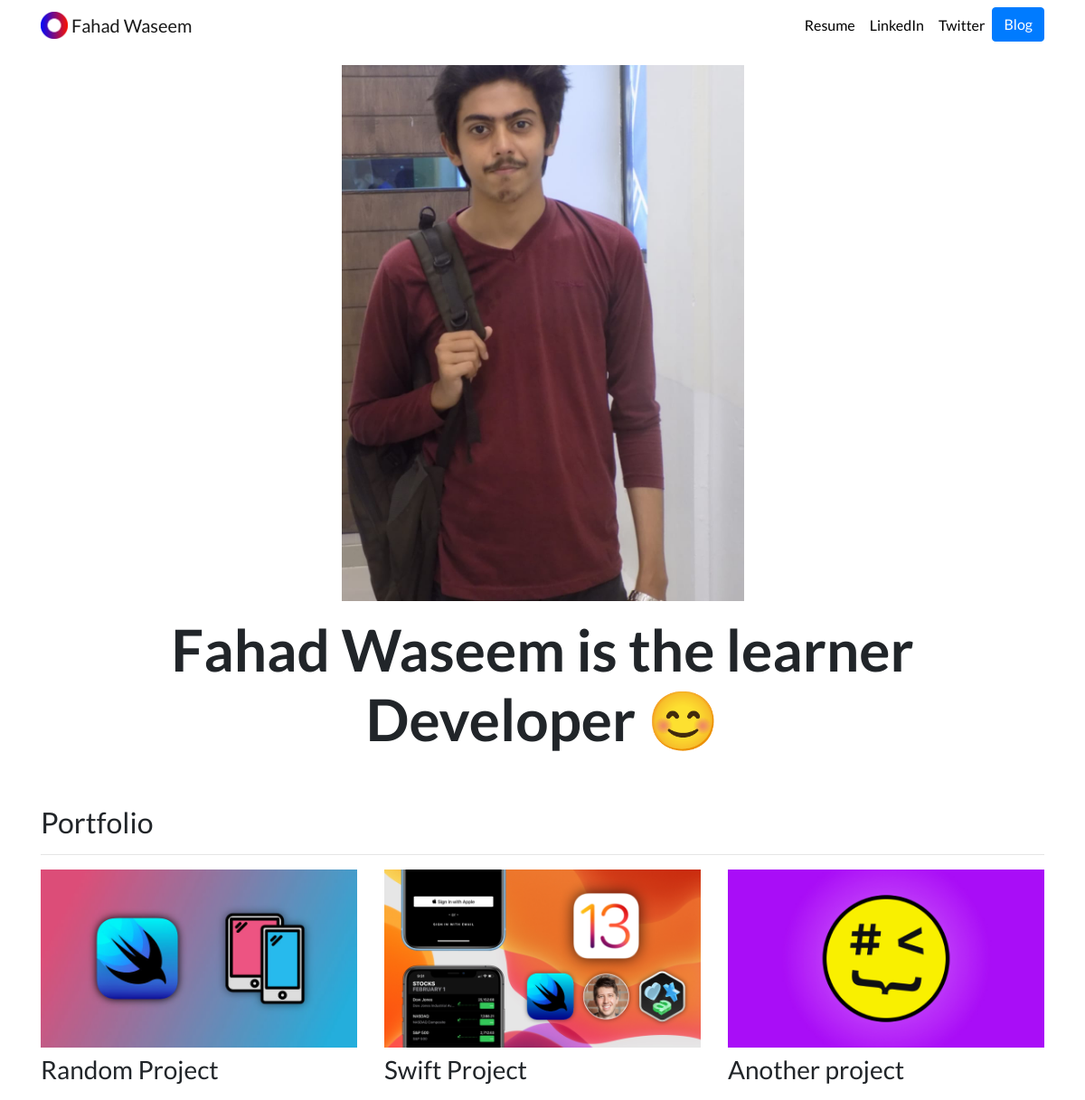
The page / on the database its author committed.
### portfolio/models.py (models this page shows)
class project(models.Model):
    title = models.CharField(max_length=250)
    descreption = models.CharField(max_length=250)
    image = models.ImageField(upload_to = 'portfolio/Image/')
    url = models.URLField(blank=True)

### portfolio/views.py (the view)
# urls.py: 2. Add a URL to urlpatterns:  path('', views.home, name='home')
def home(request):
    projects = project.objects.all()
    return render(request,'portfolio/home.html', {'projects': projects})

### portfolio/templates/portfolio/home.html (shortened to what this page needs)
{% extends "portfolio/base.html" %}
{% load static %}
{% block content %}
<div class="row justify-content-center my-3">
  <div class="col-5">
    <img src="{% static 'portfolio/fahad.jpeg' %}" class="img-fluid">
  </div>
</div>
<div class="row justify-content-center mb-3">
  <div class="col-md-9 text-center">
    <h1 id="hometext" class="font-weight-bold">Fahad Waseem is the learner Developer 😊</h1>
  </div>
</div>
<h2 class="mt-5">Portfolio</h2>
<hr>
<div class="row">
  {% for project in projects %}
  <div class="col-lg-4 col-md-6">
    {% if project.url %}
    <a href="{{ project.url }}">
      <img src="{{ project.image.url }}" class="img-fluid mb-2">
    </a>
    {% else %}
    <img src="{{ project.image.url }}" class="img-fluid mb-2">
    {% endif %}
    <h3>{{ project.title }}</h3>
  </div>
  {% endfor %}
</div>
{% endblock %}

### portfolio/templates/portfolio/base.html (shortened to what this page needs)
{% load static %}
<!doctype html>
<html lang="en">
<head>
  <link rel="stylesheet" href="https://stackpath.bootstrapcdn.com/bootstrap/4.4.1/css/bootstrap.min.css">
  <link rel="stylesheet" href="{% static 'portfolio/custom.css' %}">
</head>
<body>
  <nav id="topNav" class="navbar navbar-expand-md navbar-light">
    <div class="container">
      <a class="navbar-brand" href="{% url 'home' %}">
        <img src="{% static 'portfolio/Logo.png' %}" width="30" height="30" class="d-inline-block align-top" alt="Nick's Logo">
        <span>Fahad Waseem</span>
      </a>
      <div class="collapse navbar-collapse text-center" id="navbarNav">
        <ul class="navbar-nav ml-auto">
          <li class="nav-item">
            <a class="nav-link" href="#">Resume</a>
          </li>
          <li class="nav-item">
            <a class="nav-link" href="https://www.linkedin.com/in/nick-walter/" target="_blank">LinkedIn</a>
          </li>
          <li class="nav-item">
            <a class="nav-link" href="https://twitter.com/ZappyCode" target="_blank">Twitter</a>
          </li>
          <li>
            <a role="button" href="{% url 'blog:all_blog' %}" class="btn btn-primary">Blog</a>
          </li>
        </ul>
      </div>
    </div>
  </nav>
  <div class="container">
    {% block content %}{% endblock %}
  </div>
</body>
</html>

### portfolio/static/portfolio/custom.css (style rules this page uses)
.navbar-nav .nav-link { color: rgba(0,0,0,1) !important; }
body { font-family: 'Lato', sans-serif; }
@media (min-width: 992px) { #hometext { font-size: 4rem; } }

### rows shown on the page
project: image (picture), title "Random Project"
project: image (picture), title "Swift Project"
project: image (picture), title "Another project"
